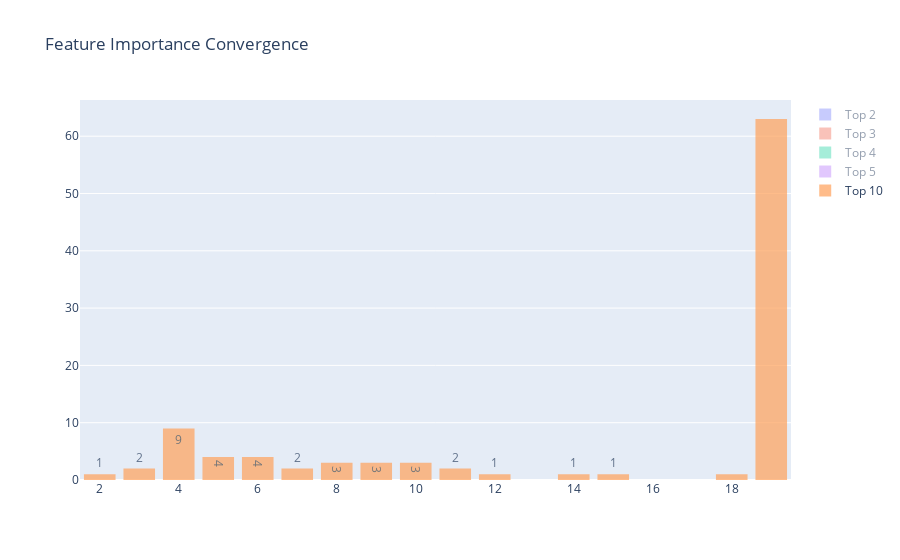

Notebook code for this chart:
### Code cell
fig = go.Figure()

fig.add_trace(go.Histogram(x= df_r2_converge.Iteration.values, name='Top 2', text=df_r2_converge.Iteration.value_counts().sort_index()))
fig.add_trace(go.Histogram(x= df_r3_converge.Iteration.values, name='Top 3', text=df_r3_converge.Iteration.value_counts().sort_index()))
fig.add_trace(go.Histogram(x= df_r4_converge.Iteration.values, name='Top 4', text=df_r4_converge.Iteration.value_counts().sort_index()))
fig.add_trace(go.Histogram(x= df_r5_converge.Iteration.values, name='Top 5', text=df_r5_converge.Iteration.value_counts().sort_index()))
fig.add_trace(go.Histogram(x= df_r10_converge.Iteration.values, name='Top 10', text=df_r10_converge.Iteration.value_counts().sort_index()))
              
fig.update_layout(barmode='group', title_text='Feature Importance Convergence')
fig.update_traces(opacity=0.7)

fig.show()

### Figure 1 — Plotly figure (JSON) as saved in the notebook; plotly's stock layout.template omitted (floating-point values rounded to 4 significant figures)
{"data": [{"name": "Top 2", "opacity": 0.7, "text": [72, 19, 8, 1], "type": "histogram", "visible": "legendonly", "x": [2, 2, 2, 2, 3, 2, 2, 2, 2, 2, 3, 3, 2, 2, 2, 2, 3, 2, 2, 2, 3, 2, 2, 4, 3, 4, 2, 3, 3, 3, 3, 2, 4, 2, 4, 2, 2, 4, 3, 2, 2, 2, 2, 2, 2, 2, 2, 3, 2, 2, 2, 2, 2, 2, 3, 2, 7, 2, 2, 2, 2, 3, 2, 2, 2, 2, 3, 2, 4, 3, 2, 3, 2, 2, 2, 2, 4, 2, 2, 2, 3, 4, 2, 2, 2, 2, 2, 2, 2, 2, 2, 2, 2, 2, 2, 3, 2, 2, 2, 2]}, {"name": "Top 3", "opacity": 0.7, "text": [52, 28, 7, 7, 4, 1], "type": "histogram", "visible": "legendonly", "x": [6, 2, 2, 2, 3, 2, 2, 2, 2, 3, 3, 2, 2, 2, 2, 4, 2, 2, 3, 3, 6, 2, 4, 3, 5, 3, 3, 3, 3, 5, 2, 6, 2, 4, 3, 2, 4, 4, 2, 2, 5, 3, 2, 5, 2, 2, 3, 5, 2, 2, 2, 3, 3, 3, 2, 7, 2, 2, 2, 2, 3, 3, 2, 2, 2, 3, 2, 4, 3, 3, 3, 2, 2, 2, 2, 4, 2, 2, 2, 3, 6, 3, 2, 2, 3, 2, 2, 2, 2, 2, 5, 2, 2, 5, 3, 3, 2, 3, 2]}, {"name": "Top 4", "opacity": 0.7, "text": [39, 24, 17, 8, 5, 3, 3, 1], "type": "histogram", "visible": "legendonly", "x": [6, 2, 2, 2, 4, 2, 2, 2, 2, 3, 3, 2, 4, 2, 2, 4, 2, 3, 3, 5, 6, 2, 6, 3, 5, 4, 3, 4, 3, 5, 2, 7, 2, 4, 3, 3, 4, 4, 2, 4, 5, 4, 2, 5, 3, 2, 3, 5, 2, 3, 3, 4, 3, 5, 2, 8, 2, 2, 2, 4, 3, 6, 2, 2, 2, 4, 2, 4, 7, 3, 3, 2, 3, 3, 2, 4, 2, 8, 3, 3, 6, 3, 2, 2, 8, 2, 3, 2, 2, 2, 7, 2, 2, 5, 3, 4, 2, 4, 2, 19]}, {"name": "Top 5", "opacity": 0.7, "text": [14, 26, 21, 11, 9, 6, 3, 2, 1, 1, 6], "type": "histogram", "visible": "legendonly", "x": [6, 3, 2, 3, 4, 3, 2, 5, 4, 4, 3, 6, 3, 3, 4, 6, 4, 3, 6, 6, 2, 6, 3, 5, 4, 3, 5, 3, 5, 7, 7, 2, 4, 3, 13, 4, 4, 2, 4, 5, 5, 9, 5, 6, 3, 5, 3, 4, 4, 4, 4, 5, 4, 8, 12, 2, 2, 4, 4, 7, 2, 2, 4, 2, 8, 8, 3, 3, 3, 3, 4, 5, 2, 9, 3, 3, 6, 3, 2, 2, 3, 3, 3, 7, 3, 7, 3, 2, 5, 3, 4, 6, 4, 7, 19, 19, 19, 19, 19, 19]}, {"name": "Top 10", "opacity": 0.7, "text": [1, 2, 9, 4, 4, 2, 3, 3, 3, 2, 1, 1, 1, 1, 63], "type": "histogram", "visible": true, "x": [11, 4, 4, 3, 10, 6, 4, 5, 12, 15, 4, 14, 4, 5, 9, 6, 9, 4, 7, 6, 8, 4, 8, 5, 8, 4, 5, 10, 10, 7, 11, 4, 3, 18, 2, 9, 6, 19, 19, 19, 19, 19, 19, 19, 19, 19, 19, 19, 19, 19, 19, 19, 19, 19, 19, 19, 19, 19, 19, 19, 19, 19, 19, 19, 19, 19, 19, 19, 19, 19, 19, 19, 19, 19, 19, 19, 19, 19, 19, 19, 19, 19, 19, 19, 19, 19, 19, 19, 19, 19, 19, 19, 19, 19, 19, 19, 19, 19, 19, 19]}], "layout": {"autosize": true, "barmode": "group", "title": {"text": "Feature Importance Convergence"}, "xaxis": {"autorange": true, "range": [1.5, 19.5], "type": "linear"}, "yaxis": {"autorange": true, "range": [0, 66.32]}}}
